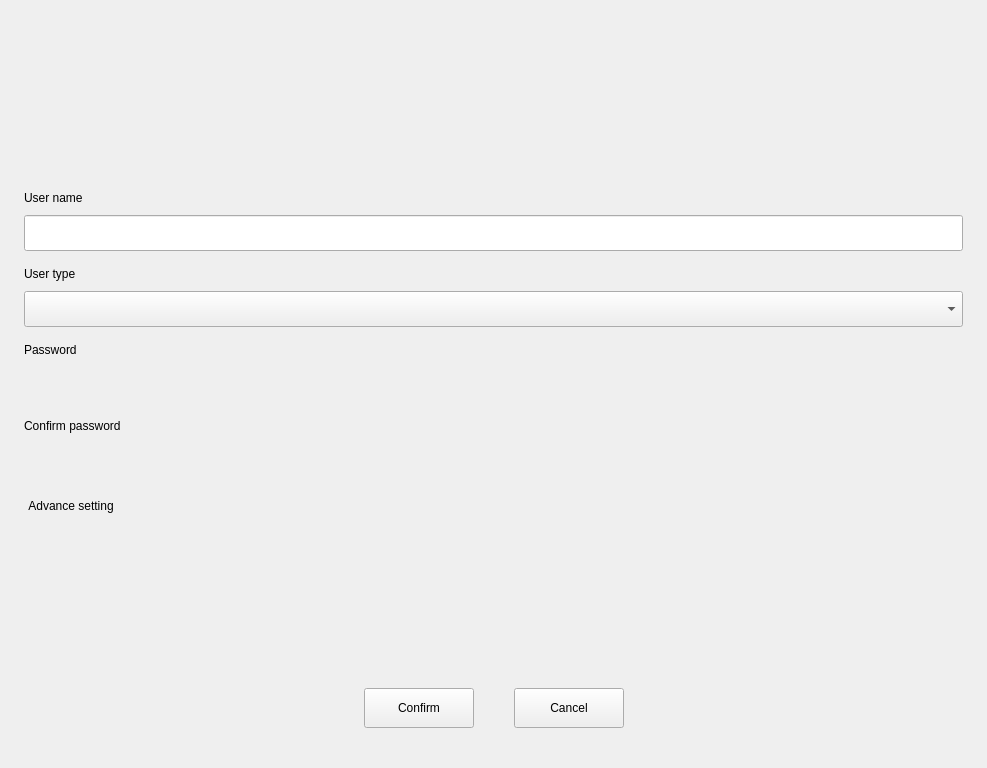
<?xml version="1.0" encoding="UTF-8"?>
<ui version="4.0">
 <class>CreateUserPage</class>
 <widget class="QWidget" name="CreateUserPage">
  <property name="geometry">
   <rect>
    <x>0</x>
    <y>0</y>
    <width>987</width>
    <height>768</height>
   </rect>
  </property>
  <property name="windowTitle">
   <string>Form</string>
  </property>
  <layout class="QVBoxLayout" name="verticalLayout">
   <property name="spacing">
    <number>0</number>
   </property>
   <property name="leftMargin">
    <number>24</number>
   </property>
   <property name="topMargin">
    <number>0</number>
   </property>
   <property name="rightMargin">
    <number>24</number>
   </property>
   <property name="bottomMargin">
    <number>0</number>
   </property>
   <item>
    <layout class="QHBoxLayout" name="horizontalLayout">
     <property name="spacing">
      <number>0</number>
     </property>
     <property name="topMargin">
      <number>25</number>
     </property>
     <item>
      <spacer name="horizontalSpacer">
       <property name="orientation">
        <enum>Qt::Horizontal</enum>
       </property>
       <property name="sizeHint" stdset="0">
        <size>
         <width>40</width>
         <height>20</height>
        </size>
       </property>
      </spacer>
     </item>
     <item>
      <widget class="UserAvatarWidget" name="avatar" native="true">
       <property name="sizePolicy">
        <sizepolicy hsizetype="Fixed" vsizetype="Fixed">
         <horstretch>0</horstretch>
         <verstretch>0</verstretch>
        </sizepolicy>
       </property>
       <property name="minimumSize">
        <size>
         <width>150</width>
         <height>150</height>
        </size>
       </property>
       <property name="maximumSize">
        <size>
         <width>150</width>
         <height>150</height>
        </size>
       </property>
       <property name="accessibleName">
        <string>UserAvatarWidget</string>
       </property>
      </widget>
     </item>
     <item>
      <spacer name="horizontalSpacer_2">
       <property name="orientation">
        <enum>Qt::Horizontal</enum>
       </property>
       <property name="sizeHint" stdset="0">
        <size>
         <width>40</width>
         <height>20</height>
        </size>
       </property>
      </spacer>
     </item>
    </layout>
   </item>
   <item>
    <layout class="QHBoxLayout" name="horizontalLayout_4">
     <property name="spacing">
      <number>0</number>
     </property>
     <property name="topMargin">
      <number>16</number>
     </property>
     <item>
      <widget class="QLabel" name="label_name">
       <property name="text">
        <string>User name</string>
       </property>
      </widget>
     </item>
    </layout>
   </item>
   <item>
    <layout class="QHBoxLayout" name="horizontalLayout_5">
     <property name="spacing">
      <number>0</number>
     </property>
     <property name="topMargin">
      <number>10</number>
     </property>
     <item>
      <widget class="QLineEdit" name="edit_name">
       <property name="minimumSize">
        <size>
         <width>0</width>
         <height>36</height>
        </size>
       </property>
       <property name="maximumSize">
        <size>
         <width>16777215</width>
         <height>36</height>
        </size>
       </property>
       <property name="contextMenuPolicy">
        <enum>Qt::NoContextMenu</enum>
       </property>
       <property name="accessibleName">
        <string>EditUserName</string>
       </property>
      </widget>
     </item>
    </layout>
   </item>
   <item>
    <layout class="QHBoxLayout" name="horizontalLayout_6">
     <property name="spacing">
      <number>0</number>
     </property>
     <property name="topMargin">
      <number>16</number>
     </property>
     <item>
      <widget class="QLabel" name="label_userType">
       <property name="text">
        <string>User type</string>
       </property>
      </widget>
     </item>
    </layout>
   </item>
   <item>
    <layout class="QHBoxLayout" name="horizontalLayout_2">
     <property name="spacing">
      <number>0</number>
     </property>
     <property name="topMargin">
      <number>10</number>
     </property>
     <item>
      <widget class="QComboBox" name="combo_userType">
       <property name="minimumSize">
        <size>
         <width>0</width>
         <height>36</height>
        </size>
       </property>
       <property name="maximumSize">
        <size>
         <width>16777215</width>
         <height>36</height>
        </size>
       </property>
       <property name="accessibleName">
        <string>ComboUserType</string>
       </property>
      </widget>
     </item>
    </layout>
   </item>
   <item>
    <layout class="QHBoxLayout" name="horizontalLayout_3">
     <property name="spacing">
      <number>0</number>
     </property>
     <property name="topMargin">
      <number>16</number>
     </property>
     <item>
      <widget class="QLabel" name="label_passwd">
       <property name="text">
        <string>Password</string>
       </property>
      </widget>
     </item>
    </layout>
   </item>
   <item>
    <layout class="QHBoxLayout" name="horizontalLayout_7">
     <property name="spacing">
      <number>0</number>
     </property>
     <property name="topMargin">
      <number>10</number>
     </property>
     <item>
      <widget class="LineEditWithCheckIcon" name="editcheck_passwd" native="true">
       <property name="sizePolicy">
        <sizepolicy hsizetype="Preferred" vsizetype="Fixed">
         <horstretch>0</horstretch>
         <verstretch>0</verstretch>
        </sizepolicy>
       </property>
       <property name="minimumSize">
        <size>
         <width>0</width>
         <height>36</height>
        </size>
       </property>
       <property name="maximumSize">
        <size>
         <width>16777215</width>
         <height>36</height>
        </size>
       </property>
       <property name="accessibleName">
        <string>EditPasswd</string>
       </property>
      </widget>
     </item>
    </layout>
   </item>
   <item>
    <layout class="QHBoxLayout" name="horizontalLayout_8">
     <property name="spacing">
      <number>0</number>
     </property>
     <property name="topMargin">
      <number>16</number>
     </property>
     <item>
      <widget class="QLabel" name="label_confirmPasswd">
       <property name="text">
        <string>Confirm password</string>
       </property>
      </widget>
     </item>
    </layout>
   </item>
   <item>
    <layout class="QHBoxLayout" name="horizontalLayout_9">
     <property name="spacing">
      <number>0</number>
     </property>
     <property name="topMargin">
      <number>10</number>
     </property>
     <item>
      <widget class="LineEditWithCheckIcon" name="editcheck_confirmPasswd" native="true">
       <property name="sizePolicy">
        <sizepolicy hsizetype="Preferred" vsizetype="Fixed">
         <horstretch>0</horstretch>
         <verstretch>0</verstretch>
        </sizepolicy>
       </property>
       <property name="minimumSize">
        <size>
         <width>0</width>
         <height>36</height>
        </size>
       </property>
       <property name="maximumSize">
        <size>
         <width>16777215</width>
         <height>36</height>
        </size>
       </property>
       <property name="accessibleName">
        <string>EditPasswdConfirm</string>
       </property>
      </widget>
     </item>
    </layout>
   </item>
   <item>
    <layout class="QHBoxLayout" name="horizontalLayout_10">
     <property name="spacing">
      <number>0</number>
     </property>
     <property name="topMargin">
      <number>16</number>
     </property>
     <property name="bottomMargin">
      <number>10</number>
     </property>
     <item>
      <widget class="QPushButton" name="btn_advanceSetting">
       <property name="accessibleName">
        <string>ButtonAdvanceSetting</string>
       </property>
       <property name="autoFillBackground">
        <bool>false</bool>
       </property>
       <property name="text">
        <string>Advance setting</string>
       </property>
       <property name="autoRepeatDelay">
        <number>0</number>
       </property>
       <property name="autoRepeatInterval">
        <number>0</number>
       </property>
       <property name="autoDefault">
        <bool>false</bool>
       </property>
       <property name="default">
        <bool>false</bool>
       </property>
       <property name="flat">
        <bool>true</bool>
       </property>
      </widget>
     </item>
     <item>
      <spacer name="horizontalSpacer_3">
       <property name="orientation">
        <enum>Qt::Horizontal</enum>
       </property>
       <property name="sizeHint" stdset="0">
        <size>
         <width>40</width>
         <height>20</height>
        </size>
       </property>
      </spacer>
     </item>
    </layout>
   </item>
   <item>
    <spacer name="verticalSpacer">
     <property name="orientation">
      <enum>Qt::Vertical</enum>
     </property>
     <property name="sizeHint" stdset="0">
      <size>
       <width>20</width>
       <height>40</height>
      </size>
     </property>
    </spacer>
   </item>
   <item>
    <layout class="QHBoxLayout" name="horizontalLayout_11">
     <property name="spacing">
      <number>0</number>
     </property>
     <property name="bottomMargin">
      <number>40</number>
     </property>
     <item>
      <spacer name="horizontalSpacer_4">
       <property name="orientation">
        <enum>Qt::Horizontal</enum>
       </property>
       <property name="sizeHint" stdset="0">
        <size>
         <width>0</width>
         <height>20</height>
        </size>
       </property>
      </spacer>
     </item>
     <item>
      <widget class="AnimationPushButton" name="btn_confirm">
       <property name="sizePolicy">
        <sizepolicy hsizetype="Fixed" vsizetype="Fixed">
         <horstretch>0</horstretch>
         <verstretch>0</verstretch>
        </sizepolicy>
       </property>
       <property name="minimumSize">
        <size>
         <width>110</width>
         <height>40</height>
        </size>
       </property>
       <property name="maximumSize">
        <size>
         <width>110</width>
         <height>40</height>
        </size>
       </property>
       <property name="baseSize">
        <size>
         <width>252</width>
         <height>60</height>
        </size>
       </property>
       <property name="accessibleName">
        <string>ButtonConfirm</string>
       </property>
       <property name="text">
        <string>Confirm</string>
       </property>
      </widget>
     </item>
     <item>
      <spacer name="horizontalSpacer_6">
       <property name="orientation">
        <enum>Qt::Horizontal</enum>
       </property>
       <property name="sizeType">
        <enum>QSizePolicy::Fixed</enum>
       </property>
       <property name="sizeHint" stdset="0">
        <size>
         <width>40</width>
         <height>20</height>
        </size>
       </property>
      </spacer>
     </item>
     <item>
      <widget class="QPushButton" name="btn_cancel">
       <property name="sizePolicy">
        <sizepolicy hsizetype="Fixed" vsizetype="Fixed">
         <horstretch>0</horstretch>
         <verstretch>0</verstretch>
        </sizepolicy>
       </property>
       <property name="minimumSize">
        <size>
         <width>110</width>
         <height>40</height>
        </size>
       </property>
       <property name="maximumSize">
        <size>
         <width>110</width>
         <height>40</height>
        </size>
       </property>
       <property name="baseSize">
        <size>
         <width>252</width>
         <height>60</height>
        </size>
       </property>
       <property name="accessibleName">
        <string>ButtonCancel</string>
       </property>
       <property name="text">
        <string>Cancel</string>
       </property>
      </widget>
     </item>
     <item>
      <spacer name="horizontalSpacer_5">
       <property name="orientation">
        <enum>Qt::Horizontal</enum>
       </property>
       <property name="sizeHint" stdset="0">
        <size>
         <width>0</width>
         <height>20</height>
        </size>
       </property>
      </spacer>
     </item>
    </layout>
   </item>
  </layout>
 </widget>
 <customwidgets>
  <customwidget>
   <class>UserAvatarWidget</class>
   <extends>QWidget</extends>
   <header location="global">user-avatar-widget.h</header>
   <container>1</container>
  </customwidget>
  <customwidget>
   <class>LineEditWithCheckIcon</class>
   <extends>QWidget</extends>
   <header location="global">lineedit-with-checkicon/lineedit-with-checkicon.h</header>
   <container>1</container>
  </customwidget>
  <customwidget>
   <class>AnimationPushButton</class>
   <extends>QPushButton</extends>
   <header location="global">animation-push-button.h</header>
  </customwidget>
 </customwidgets>
 <resources/>
 <connections/>
</ui>
